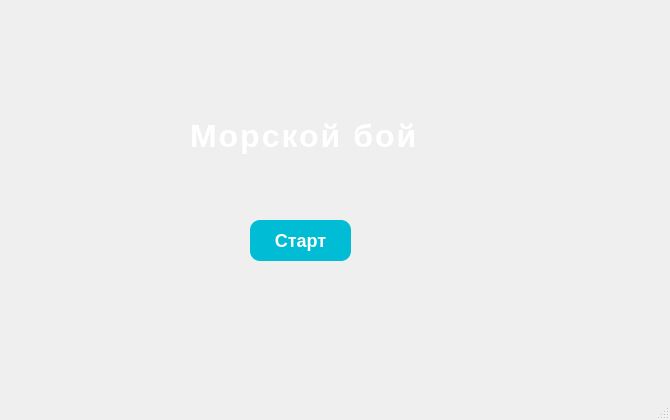
<?xml version="1.0" encoding="UTF-8"?>
<ui version="4.0">
 <class>MainWindow</class>
 <widget class="QMainWindow" name="MainWindow">
  <property name="geometry">
   <rect>
    <x>0</x>
    <y>0</y>
    <width>670</width>
    <height>420</height>
   </rect>
  </property>
  <property name="windowTitle">
   <string>Морской бой - Главное меню</string>
  </property>
  <property name="styleSheet">
   <string notr="true">background: qlineargradient(
    x1: 0, y1: 0,
    x2: 1, y2: 1,
    stop: 0 #a0e9ff,
    stop: 1 #00bcd4
);
</string>
  </property>
  <widget class="QWidget" name="centralwidget">
   <widget class="QLabel" name="label_maintitle">
    <property name="geometry">
     <rect>
      <x>190</x>
      <y>100</y>
      <width>271</width>
      <height>71</height>
     </rect>
    </property>
    <property name="styleSheet">
     <string notr="true">background-color: transparent;
border: none;
font-family: &quot;Segoe UI&quot;, &quot;Verdana&quot;, sans-serif;
font-size: 32px;
font-weight: bold;
color: white;
letter-spacing: 2px;
</string>
    </property>
    <property name="text">
     <string>Морской бой</string>
    </property>
   </widget>
   <widget class="QPushButton" name="pushButton_start">
    <property name="geometry">
     <rect>
      <x>250</x>
      <y>220</y>
      <width>101</width>
      <height>41</height>
     </rect>
    </property>
    <property name="styleSheet">
     <string notr="true">QPushButton {
    background-color: #00bcd4;
    color: white;
    font-size: 18px;
    font-weight: bold;
    border-radius: 10px;
    padding: 8px 16px;
}

QPushButton:hover {
    background-color: #0097a7;
    color: #ffffff;
}</string>
    </property>
    <property name="text">
     <string>Старт</string>
    </property>
   </widget>
   <widget class="QPushButton" name="pushButton">
    <property name="geometry">
     <rect>
      <x>510</x>
      <y>30</y>
      <width>91</width>
      <height>81</height>
     </rect>
    </property>
    <property name="styleSheet">
     <string notr="true">QPushButton {
    background-image: url(:/images/images/question.png);
    background-repeat: no-repeat;
    background-position: center;
    background-color: transparent;
    border: none;
    width: 32px;
    height: 32px;
}

QPushButton:hover {
    background-color: rgba(255, 255, 255, 0.1);
}</string>
    </property>
    <property name="text">
     <string/>
    </property>
   </widget>
  </widget>
  <widget class="QMenuBar" name="menubar">
   <property name="geometry">
    <rect>
     <x>0</x>
     <y>0</y>
     <width>670</width>
     <height>26</height>
    </rect>
   </property>
  </widget>
  <widget class="QStatusBar" name="statusbar"/>
 </widget>
 <resources/>
 <connections/>
</ui>
